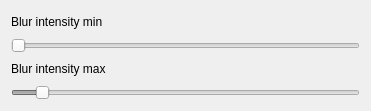
   <widget class="QWidget" name="layoutWidget_11">
    <property name="geometry">
     <rect>
      <x>230</x>
      <y>390</y>
      <width>371</width>
      <height>111</height>
     </rect>
    </property>
    <layout class="QVBoxLayout" name="verticalLayout_9">
     <item>
      <widget class="QLabel" name="BlurMinLabel_2">
       <property name="text">
        <string>Blur intensity min</string>
       </property>
      </widget>
     </item>
     <item>
      <widget class="QSlider" name="BlurMin">
       <property name="enabled">
        <bool>false</bool>
       </property>
       <property name="minimum">
        <number>3</number>
       </property>
       <property name="maximum">
        <number>31</number>
       </property>
       <property name="singleStep">
        <number>2</number>
       </property>
       <property name="value">
        <number>3</number>
       </property>
       <property name="sliderPosition">
        <number>3</number>
       </property>
       <property name="orientation">
        <enum>Qt::Horizontal</enum>
       </property>
       <property name="invertedAppearance">
        <bool>false</bool>
       </property>
       <property name="invertedControls">
        <bool>false</bool>
       </property>
       <property name="tickInterval">
        <number>2</number>
       </property>
      </widget>
     </item>
     <item>
      <widget class="QLabel" name="BlurMaxLabel_2">
       <property name="text">
        <string>Blur intensity max</string>
       </property>
      </widget>
     </item>
     <item>
      <widget class="QSlider" name="BlurMax">
       <property name="enabled">
        <bool>false</bool>
       </property>
       <property name="minimum">
        <number>3</number>
       </property>
       <property name="maximum">
        <number>31</number>
       </property>
       <property name="singleStep">
        <number>2</number>
       </property>
       <property name="pageStep">
        <number>10</number>
       </property>
       <property name="value">
        <number>5</number>
       </property>
       <property name="sliderPosition">
        <number>5</number>
       </property>
       <property name="orientation">
        <enum>Qt::Horizontal</enum>
       </property>
       <property name="tickInterval">
        <number>2</number>
       </property>
      </widget>
     </item>
    </layout>
   </widget>
